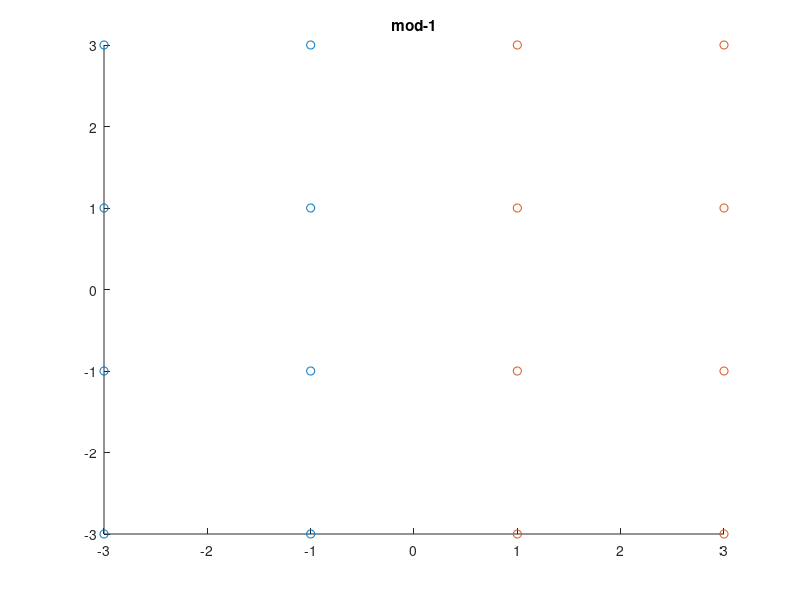
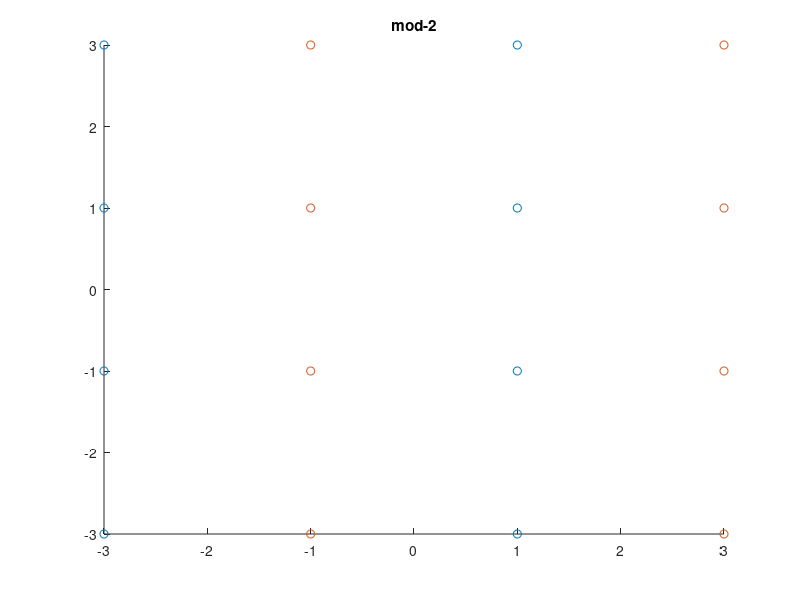
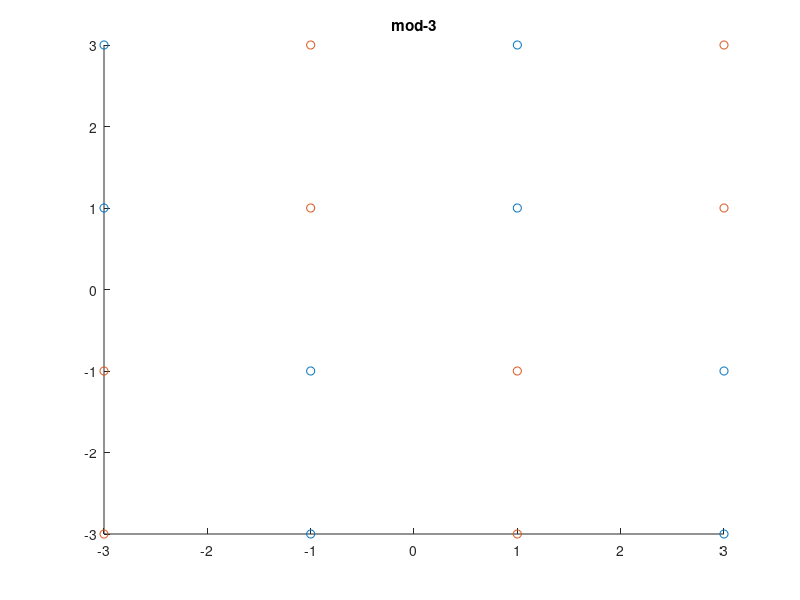
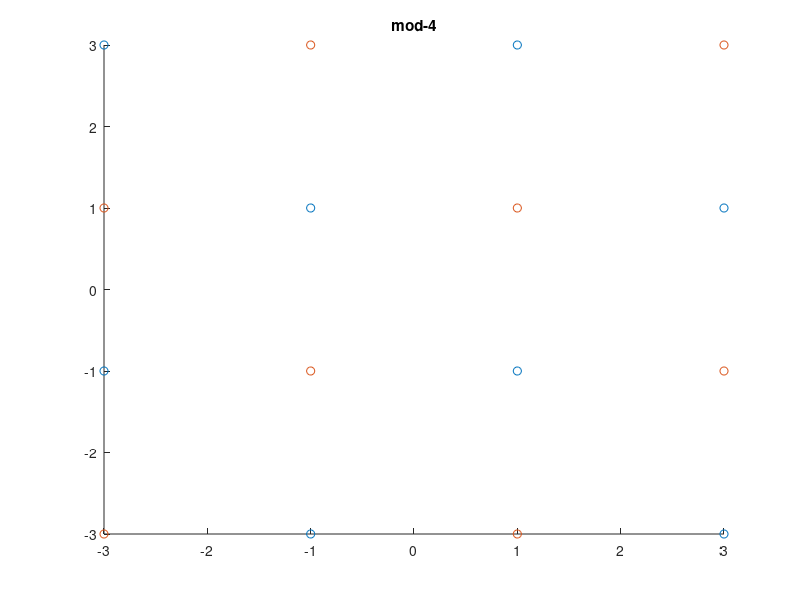

Write the MATLAB code that produced these figures, in order. (Note: this script raises an error after producing the figures.)
pkg load communications;
clc; clear all;

modulation = 16;

symbols = qammod(0:(modulation-1), modulation);

figure(1);

title("mod-1");

indexSymbolA = real(symbols) + 3 == 0 | real(symbols) + 1 == 0;
indexSymbolB = real(symbols) - 3 == 0 | real(symbols) - 1 == 0;
hold on;
scatter(real(symbols(indexSymbolA)), imag(symbols(indexSymbolA)));
scatter(real(symbols(indexSymbolB)), imag(symbols(indexSymbolB)));
hold off;

figure(2);

title("mod-2");

indexSymbolA = real(symbols) + 3 == 0 | real(symbols) - 1 == 0;
indexSymbolB = real(symbols) - 3 == 0 | real(symbols) + 1 == 0;
hold on;
scatter(real(symbols(indexSymbolA)), imag(symbols(indexSymbolA)));
scatter(real(symbols(indexSymbolB)), imag(symbols(indexSymbolB)));
hold off;

figure(3);

title("mod-3");

indexSymbolA = imag(symbols) > 0 & (real(symbols) + 3 == 0 | real(symbols) - 1 == 0) | imag(symbols) < 0 & (real(symbols) + 1 == 0 | real(symbols) - 3 ==0);
indexSymbolB = imag(symbols) < 0 & (real(symbols) + 3 == 0 | real(symbols) - 1 == 0) | imag(symbols) > 0 & (real(symbols) + 1 == 0 | real(symbols) - 3 ==0);
hold on;
scatter(real(symbols(indexSymbolA)), imag(symbols(indexSymbolA)));
scatter(real(symbols(indexSymbolB)), imag(symbols(indexSymbolB)));
hold off;

figure(4);

title("mod-4");

indexSymbolA = (imag(symbols) == -1 | imag(symbols) == 3) & (real(symbols) == -3 | real(symbols) == 1) | (imag(symbols) == -3 | imag(symbols) == 1) & (real(symbols) == -1 | real(symbols) == 3);
indexSymbolB = ~indexSymbolA;
hold on;
scatter(real(symbols(indexSymbolA)), imag(symbols(indexSymbolA)));
scatter(real(symbols(indexSymbolB)), imag(symbols(indexSymbolB)));
hold off;


figure(5);

title("mod-5");

indexSymbolA = (real(symbols) == -3 | real(symbols) == 1) & (imag(symbols) == 3 | imag(symbols) == -1);
indexSymbolB = (real(symbols) == -1 | real(symbols) == 3) & (imag(symbols) == 3 | imag(symbols) == -1);
indexSymbolC = (real(symbols) == -3 | real(symbols) == 1) & (imag(symbols) == 1 | imag(symbols) == -3);
indexSymbolD = (real(symbols) == -1 | real(symbols) == 3) & (imag(symbols) == 1 | imag(symbols) == -3);
hold on;
scatter(real(symbols(indexSymbolA)), imag(symbols(indexSymbolA)));
scatter(real(symbols(indexSymbolB)), imag(symbols(indexSymbolB)));
scatter(real(symbols(indexSymbolC)), imag(symbols(indexSymbolC)));
scatter(real(symbols(indexSymbolD)), imag(symbols(indexSymbolD)));
hold off;


figure(6);

title("mod-6");

groupedSymbols = generateSymbolGroups (16);
hold on;
for i = 1:size(groupedSymbols, 1);
  scatter(real(groupedSymbols(i,:)), imag(groupedSymbols(i,:)), 100, "filled");
endfor
legend("mode 1", "mode 2", "mode 3", "mode 4", "location", "east");
hold off;

figure(7);

title("mod-7");

groupedSymbols = generateSymbolGroups (32);
hold on;
for i = 1:size(groupedSymbols, 1);
  scatter(real(groupedSymbols(i,:)), imag(groupedSymbols(i,:)), 100, "filled");
endfor
legend("mode 1", "mode 2", "mode 3", "mode 4", "mode 5", "mode 6", "mode 7", "mode 8", "location", "east");
zoom out;
zoom out;
hold off;

figure(8);

title("mod-8");

groupedSymbols = generateSymbolGroups (64);
hold on;
for i = 1:size(groupedSymbols, 1);
  scatter(real(groupedSymbols(i,:)), imag(groupedSymbols(i,:)), 100, "filled");
endfor
legend("mode 1", "mode 2", "mode 3", "mode 4", "mode 5", "mode 6", "mode 7", "mode 8", "mode 9", "mode 10", "mode 11", "mode 12", "mode 13", "mode 14", "mode 15", "mode 16", "location", "east");
hold off;






